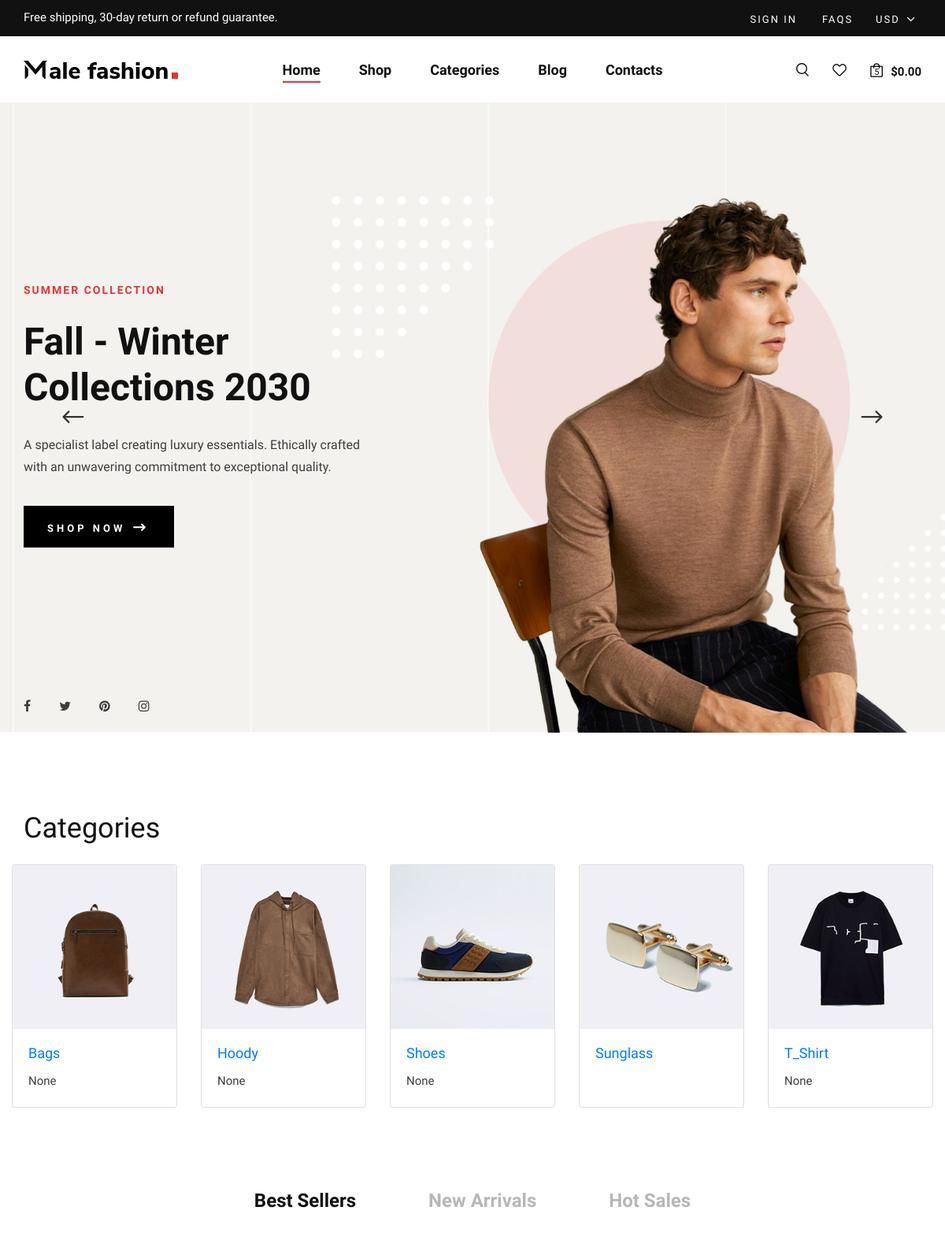
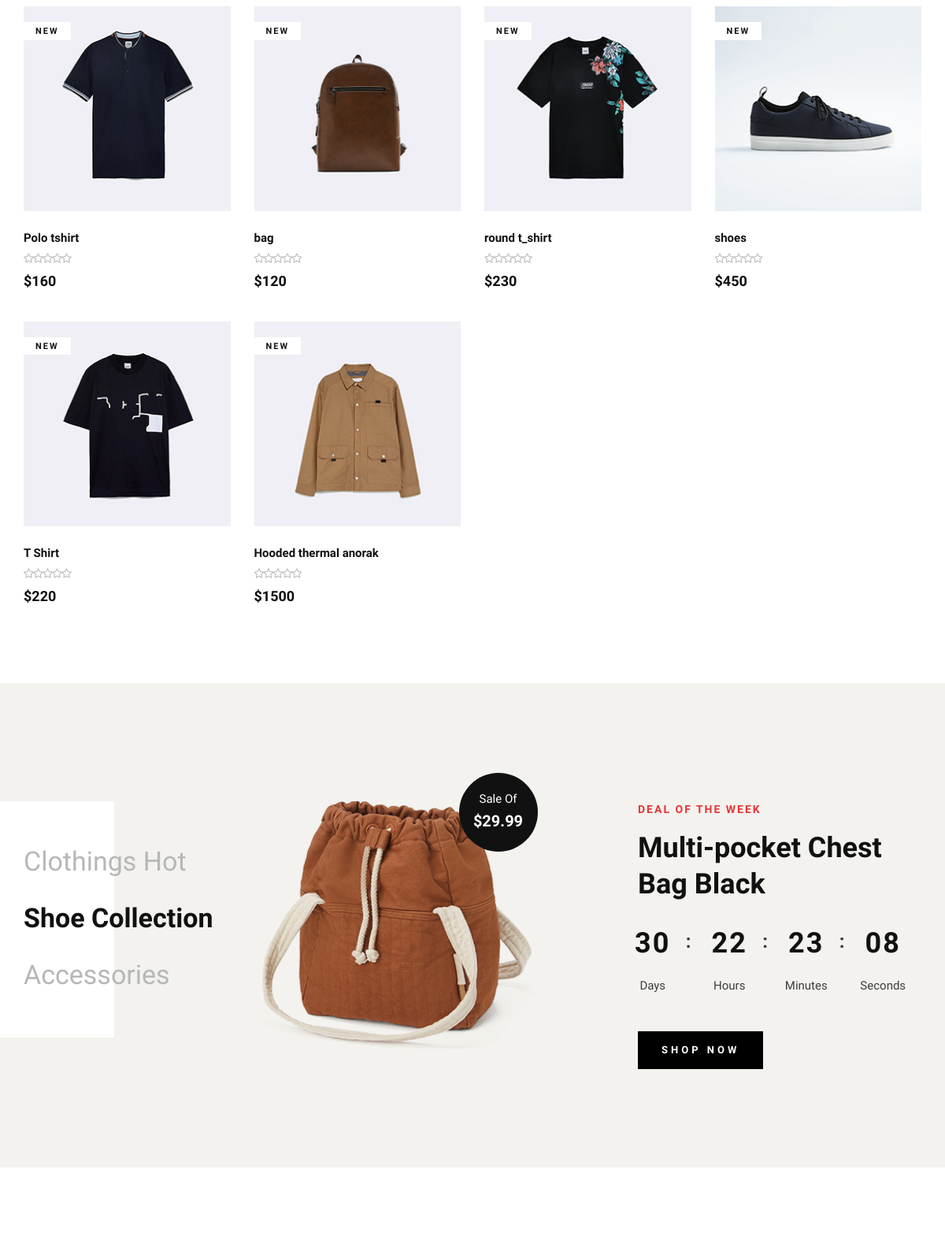
The page / (upper part) on the database its author committed (2 pictures, top to bottom).
### category/models.py (models this page shows)
class Category(models.Model):
    category_name = models.CharField(unique=True, max_length=50)
    slug = models.SlugField(unique=True, max_length=100)
    image = models.ImageField( upload_to='cat_img' , blank=True)
    clas = models.CharField(max_length=50 ,blank=True ,null=True)
    description = models.TextField(max_length=10000,blank=True ,null=True)
    class Meta:
        verbose_name = 'category'
        verbose_name_plural = 'categories'
    def get_url(self):
        return reverse('product_by_category',args=[self.slug])
    def __str__(self):
        return str(self.category_name)

### store/models.py (models this page shows)
class Product(models.Model):
    name = models.CharField( max_length=50 , unique=True)
    slug = models.SlugField(max_length=50 , unique=True)
    description = models.TextField( max_length=2000 , blank=True)
    products_infomation = models.TextField(max_length=10000 ,  blank=True)
    material_used = models.TextField(max_length=10000 ,  blank=True)
    image = models.ImageField( upload_to='product_img')
    price = models.IntegerField()
    discount = models.IntegerField(default=0)
    stock = models.IntegerField()
    is_available = models.BooleanField(default=True)
    tags = TaggableManager()
    category = models.ForeignKey("category.Category",related_name=("product"), verbose_name=("category product"), on_delete=models.CASCADE)
    created_at = models.DateTimeField(auto_now_add=True)
    modified_date = models.DateField( auto_now=True)
    def get_absolute_url(self):
        return reverse("product_detail", args=[self.category.slug ,self.slug])
    def __str__(self):
        return self.name

### project/views.py (the view)
# urls.py: 2. Add a URL to urlpatterns:  path('', views.home, name='home')
def home(request):
    products = Product.objects.all().filter(is_available=True).order_by('-created_at')[:12]
    context = {
        'products':products,
    }
    return render(request,'home.html' , context)

### category/category_context.py (called while the page is built)
def menu_links(request):
    links = Category.objects.all().annotate(products_count=Count('product'))[:10]
    return dict(links=links)

### templates/home.html (shortened to what this page needs)
{% extends "base.html" %}
{% load static %}
{% block content %}
<section class="hero">
    <div class="hero__slider owl-carousel">
        <div class="hero__items set-bg" data-setbg="{% static 'img/hero/hero-1.jpg'%}">
            <div class="container">
                <div class="row">
                    <div class="col-xl-5 col-lg-7 col-md-8">
                        <div class="hero__text">
                            <h6>Summer Collection</h6>
                            <h2>Fall - Winter Collections 2030</h2>
                            <p>A specialist label creating luxury essentials. Ethically crafted with an unwavering
                                commitment to exceptional quality.</p>
                            <a href="#" class="primary-btn">Shop now <span class="arrow_right"></span></a>
                            <div class="hero__social">
                                <a href="#"><i class="fa fa-facebook"></i></a>
                                <a href="#"><i class="fa fa-twitter"></i></a>
                                <a href="#"><i class="fa fa-pinterest"></i></a>
                                <a href="#"><i class="fa fa-instagram"></i></a>
                            </div>
                        </div>
                    </div>
                </div>
            </div>
        </div>
    </div>
</section>
<section class="banner spad">
    <div class="container">
        <h2>Categories</h2><br>
        <div class="row">
            <div class="card-deck">
                {% for category in links %}
                <div class="card">
                    {% if category.image %}
                    <img class="card-img-top" src="{{category.image.url}}" alt="Card image cap">
                    {% endif %}
                    <div class="card-body">
                        <h5 class="card-title"><a href="{{category.get_url}}">{{category}}</a></h5>
                        <p class="card-text">{{category.description}}</p>
                    </div>
                </div>
                {% endfor %}
            </div>
        </div>
    </div>
</section>
<section class="product spad">
    <div class="container">
        <div class="row">
            <div class="col-lg-12">
                <ul class="filter__controls">
                    <li class="active" data-filter="*">Best Sellers</li>
                    <li data-filter=".new-arrivals">New Arrivals</li>
                    <li data-filter=".hot-sales">Hot Sales</li>
                </ul>
            </div>
        </div>
        <div class="row product__filter">
            {% for product in products %}
            <div class="col-lg-3 col-md-6 col-sm-6 col-md-6 col-sm-6 mix new-arrivals">
                <div class="product__item">
                    <div class="product__item__pic set-bg" data-setbg="{{product.image.url}}">
                        <span class="label">New</span>
                    </div>
                    <div class="product__item__text">
                        <h6>{{product}}</h6>
                        <div class="rating">
                            <i class="fa fa-star-o"></i>
                            <i class="fa fa-star-o"></i>
                            <i class="fa fa-star-o"></i>
                            <i class="fa fa-star-o"></i>
                            <i class="fa fa-star-o"></i>
                        </div>
                        <h5>${{product.price}}</h5>
                    </div>
                </div>
            </div>
            {% endfor %}
        </div>
    </div>
</section>
<section class="categories spad">
    <div class="container">
        <div class="row">
            <div class="col-lg-3">
                <div class="categories__text">
                    <h2>Clothings Hot <br /> <span>Shoe Collection</span> <br /> Accessories</h2>
                </div>
            </div>
            <div class="col-lg-4">
                <div class="categories__hot__deal">
                    <img src="img/product-sale.png" alt="">
                    <div class="hot__deal__sticker">
                        <span>Sale Of</span>
                        <h5>$29.99</h5>
                    </div>
                </div>
            </div>
            <div class="col-lg-4 offset-lg-1">
                <div class="categories__deal__countdown">
                    <span>Deal Of The Week</span>
                    <h2>Multi-pocket Chest Bag Black</h2>
                    <div class="categories__deal__countdown__timer" id="countdown">
                    </div>
                    <a href="#" class="primary-btn">Shop now</a>
                </div>
            </div>
        </div>
    </div>
</section>
<section class="instagram spad">
</section>
{% endblock content %}

### rows shown on the page
Category: image (picture), category_name "Bags", description "None"
Category: image (picture), category_name "Hoody", description "None"
Category: image (picture), category_name "Shoes", description "None"
Category: image (picture), category_name "Sunglass"
Category: image (picture), category_name "T_Shirt", description "None"
Product: shows a picture, name "Polo tshirt", price "160"
Product: shows a picture, name "bag", price "120"
Product: shows a picture, name "round t_shirt", price "230"
Product: shows a picture, name "shoes", price "450"
Product: shows a picture, name "T Shirt", price "220"
Product: shows a picture, name "Hooded thermal anorak", price "1500"
